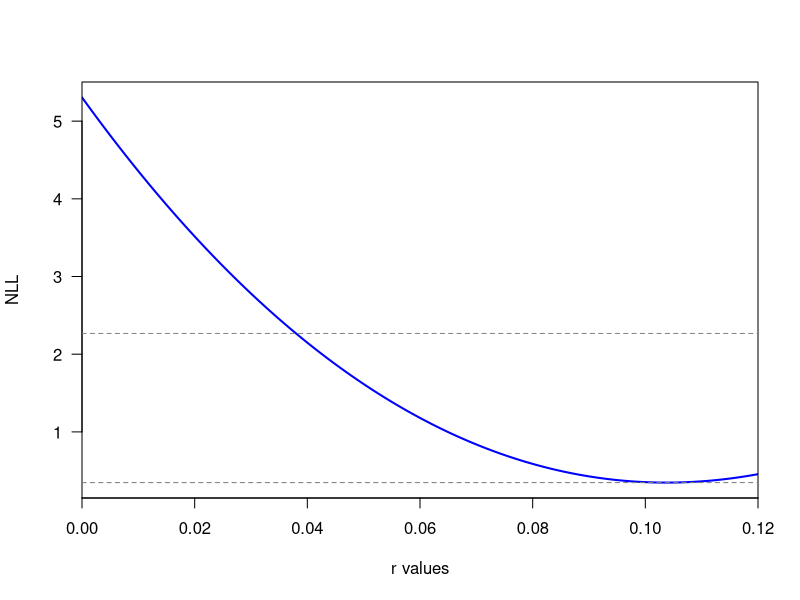
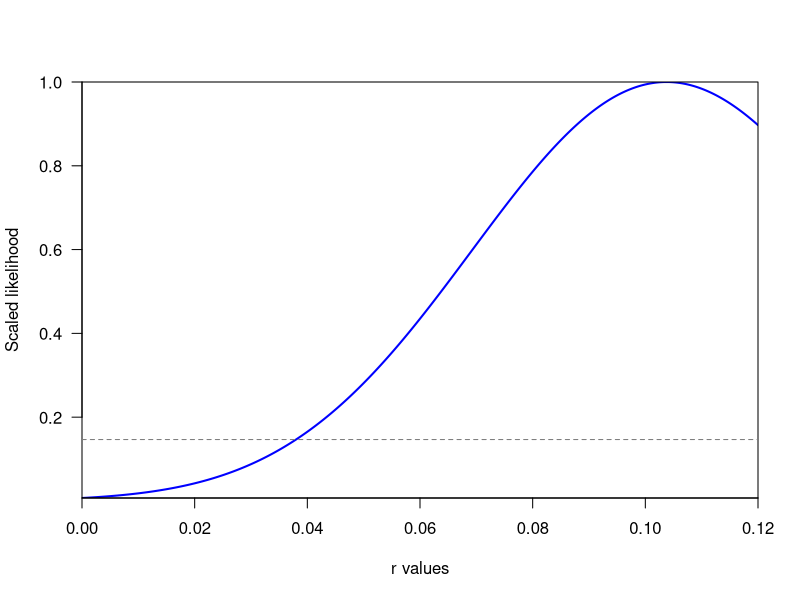

Reproduce these figures in R, in order.
#======Solutions: Lab 6 fitting models in R=====================================
#Using optim in R to fit a model to Antarctic blue whale abundance 
#estimates from Branch (2007). 
#Mid-year   Abundance	CV
#1981	453	0.40
#1988	559	0.47
#1998	2280	0.36
#To explore: finding MLE, exploring starting points for parameter estimates
#obtaining likelihood profiles of model parameters
#Written by Trevor A. Branch tbranch@uw.edu
#starting 6 May 2013
#====================================================================

#===PART 1=======================================
#Exponential growth function, takes parameters 
#N0 (numbers in 1975), r (rate of increase), startyear and endyear
#================================================
exp.growth <- function(N0, r, startyear=1975, endyear=2010) {
   nyears <- endyear-startyear+1
   N.vec <- vector(length=nyears)  
   N.vec[1] <- N0
   for (i in 1:(nyears-1)) {
      N.vec[i+1] <- (1+r)*N.vec[i]  
   }
   return(N.vec)
}
exp.growth(N0=300, r=0.05, startyear=1975, endyear=2010)

#===PART 2===================================================
#Calculate the NLL of the function given the data
#Requires N0, r, startyear, endyear. The data are built-in. 
#============================================================
get.NLL <- function(N0, r, startyear=1975, endyear=2010) {
   nyears <- endyear-startyear+1
   N.vec <- vector(length=nyears)  
   N.vec[1] <- N0
   for (i in 1:(nyears-1)) {
      N.vec[i+1] <- (1+r)*N.vec[i]  
   }
   
   N1981 <- N.vec[1981-startyear+1] 
   N1988 <- N.vec[1988-startyear+1] 
   N1998 <- N.vec[1998-startyear+1] 
   print(N1981)
   print(N1988)
   print(N1998)
   NLL <- 0
   NLL <- (log(453)- log(N1981))^2/(2*0.40^2) +
          (log(559)- log(N1988))^2/(2*0.47^2) +   
          (log(2280)-log(N1998))^2/(2*0.36^2)
   
   return(NLL)
}
get.NLL(N0=300, r=0.05, startyear=1975, endyear=2010)


#===PART 3===================================================
#Rewrite the function so that the parameters to be estimated
#are stored in a vector.
#Requires N0, r, startyear, endyear. The data are built-in. 
#============================================================
minimize.NLL <- function(param.vector, startyear=1975, endyear=2010) {
   N0 <- param.vector[1]
   r <- param.vector[2]
   nyears <- endyear-startyear+1
   N.vec <- vector(length=nyears)  
   N.vec[1] <- N0
   for (i in 1:(nyears-1)) {
      N.vec[i+1] <- (1+r)*N.vec[i]
   }
   
   N1981 <- N.vec[1981-startyear+1] 
   N1988 <- N.vec[1988-startyear+1] 
   N1998 <- N.vec[1998-startyear+1] 
   #print(N1981)
   #print(N1988)
   #print(N1998)
   NLL <- 0
   NLL <- (log(453)- log(N1981))^2/(2*0.40^2) +
      (log(559)- log(N1988))^2/(2*0.47^2) +   
      (log(2280)-log(N1998))^2/(2*0.36^2)
   
   return(NLL)
}
minimize.NLL(param.vector=c(300,0.05))

#===PART 4===================================================
optim(par=c(300,0.05),fn=minimize.NLL, method="Nelder-Mead")

optim(par=c(300,0.05),fn=minimize.NLL, method="BFGS")
optim(par=c(300,0.05),fn=minimize.NLL, method="BFGS", 
      control=list(maxit=5000))   #try increasing the number of iterations

#============PART 5 likelihood profiling===============================================
#The main parameter of interest is r, here we will produce a likelihood profile of r
#First we need a new NLL function that has one parameter to minimize (r) and one fixed
#parameter (N0). Then we will loop over FIXED values of r and use optim() to solve for 
#the N0 value that minimizes the NLL.
#========================================================================================
Rprofile.NLL <- function(param.vector, r, startyear=1975, endyear=2010) {
   N0 <- param.vector[1]
   nyears <- endyear-startyear+1
   N.vec <- vector(length=nyears)  
   N.vec[1] <- N0
   for (i in 1:(nyears-1)) {
      N.vec[i+1] <- (1+r)*N.vec[i]
   }
   
   N1981 <- N.vec[1981-startyear+1] 
   N1988 <- N.vec[1988-startyear+1] 
   N1998 <- N.vec[1998-startyear+1] 
   #print(N1981)
   #print(N1988)
   #print(N1998)
   NLL <- 0
   NLL <- (log(453)- log(N1981))^2/(2*0.40^2) +
      (log(559)- log(N1988))^2/(2*0.47^2) +   
      (log(2280)-log(N1998))^2/(2*0.36^2)
   
   return(NLL)
}
Rprofile.NLL(param.vector=c(300), r=0.05)

optim(par=c(300),fn=Rprofile.NLL, method="Brent", r=0.05, lower=10, upper=10000)

#does the likelihood profile
Rprofile <- function(R.vec, lower=10, upper=10000) {
   nR <- length(R.vec)
   saved.NLL <- vector(length=nR)
   
   for (i in 1:nR) {
      x <- optim(par=c(300),fn=Rprofile.NLL, method="Brent", 
                        r=R.vec[i], lower=10, upper=10000)
      saved.NLL[i] <- x$value
   }
   plot(x=R.vec, y=saved.NLL, type="l",xaxs="i", las=1, ylab="NLL", xlab="r values", 
        lwd=2, col="blue")   
   abline(h=min(saved.NLL), lty=2, col="gray50")
   abline(h=min(saved.NLL)+1.92, lty=2, col="gray50")  #95% CI
   
   return(saved.NLL)
}
#calculate the NLL profile and plot it
R.vec <- seq(0,0.12,0.0001)
x <- Rprofile(R.vec=R.vec, lower=10, upper=10000)

#calculate the likelihood profile and plot it
x.like <- vector(length=length(x))
for (i in 1:length(x)) {
   x.like[i] <- exp(min(x) - x[i])  
}
plot(x=R.vec, y=x.like, type="l",xaxs="i", yaxs="i", 
     las=1, ylab="Scaled likelihood", xlab="r values", 
     lwd=2, col="blue")   
abline(h=exp(-1.92), lty=2, col="gray50")


#===PART 6===================================================
#testing convergence
test.optim <- function(N0.vec, r.vec, method="Nelder-Mead") {
   rownames <- paste("r=",r.vec)
   colnames <- paste("N0=",N0.vec)
   NLL.mat <- matrix(nrow=length(r.vec), ncol=length(N0.vec), 
                     dimnames=list(rownames, colnames))
   for (i in 1:length(r.vec)) {
      for (j in 1:length(N0.vec)) {
         x <- optim(par=c(N0.vec[j], r.vec[i]), fn=minimize.NLL, 
                    method=method)
         #this option increases the number of function calls which can improve convergence 
         #performance for the BFGS method. This might take a very long time (>20 minutes)
         #x <- optim(par=c(N0.vec[j], r.vec[i]), fn=minimize.NLL, 
         #           method=method, control=list(maxit=5000))
         NLL.mat[i,j] <- x$value 
         #NLL.mat[i,j] <- x$par[1] 
      }
   }
   return(NLL.mat)
}
x <- test.optim(N0.vec=seq(100,1000,100), r.vec=seq(0,0.12,0.01), method="Nelder-Mead")
x <- test.optim(N0.vec=seq(100,1000,100), r.vec=seq(0,0.12,0.01), method="BFGS")
x <- test.optim(N0.vec=seq(100,1000,100), r.vec=seq(0,0.12,0.01), method="CG")
#x <- test.optim(N0.vec=seq(100,1000,100), r.vec=seq(0,0.12,0.01), method="L-BFGS-B")  #needs bounded pars
#x <- test.optim(N0.vec=seq(100,1000,100), r.vec=seq(0,0.12,0.01), method="SANN")      #takes a long time
#x <- test.optim(N0.vec=seq(100,1000,100), r.vec=seq(0,0.12,0.01), method="Brent")     #only for one param

